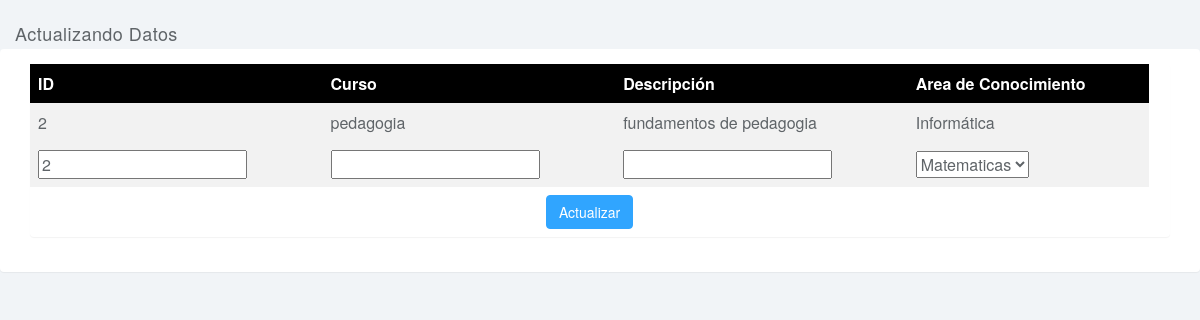
Page /admin/frmactualizarcurso.php?id=2 on the committed database.
### tables this page shows
CREATE TABLE IF NOT EXISTS `cursos` (
  `id_curso` int(11) NOT NULL AUTO_INCREMENT,
  `nombre_curso` varchar(45) DEFAULT NULL,
  `descripcion_curso` varchar(45) DEFAULT NULL,
  `id_area_conocimiento` int(11) NOT NULL,
  PRIMARY KEY (`id_curso`),
  KEY `fk_curso_area_conocimiento1_idx` (`id_area_conocimiento`)
);

CREATE TABLE IF NOT EXISTS `areas_conocimiento` (
  `id_area_conocimiento` int(11) NOT NULL AUTO_INCREMENT,
  `nombre_area_conocimiento` varchar(45) DEFAULT NULL,
  `descripcion_area_conocimiento` varchar(45) DEFAULT NULL,
  PRIMARY KEY (`id_area_conocimiento`)
);

### admin/frmactualizarcurso.php (the view, shortened to what this page needs)
<!DOCTYPE html>
<html>
<head>
<link href="css/bootstrap.min.css" rel="stylesheet">
<link href="css/styles.css" rel="stylesheet">
</head>
<body>
<?php
require("../conex/conexion.php");
$id=$_GET['id'];
	$area=mysqli_query($conexion,"SELECT id_area_conocimiento, nombre_area_conocimiento FROM areas_conocimiento") or die ("Problema en la consulta select area");
	$registro=mysqli_query($conexion, "SELECT cursos.*, areas_conocimiento.nombre_area_conocimiento FROM cursos
	INNER JOIN areas_conocimiento ON cursos.id_area_conocimiento=areas_conocimiento.id_area_conocimiento WHERE cursos.id_curso='$id'")or die ("Problemas en la consulta");
	echo "<div class='row'>
	<div class='col-lg-12'>
		<div class='panel-heading'>
		Actualizando Datos
		</div>
		<div class='login-panel panel panel-default'>
			<div class='panel-body'>
				<div style='overflow-x:auto;'>
					<div class='col-lg-12'>
						<div class='panel panel-default'>
							<table>
						        <tr>
									<th>ID </th>
									<th>Curso</th>
									<th>Descripción</th>
									<th>Area de Conocimiento</th>
									</tr>";
	while ($reg=mysqli_fetch_array($registro)){
		echo "<tr><td>".$reg['id_curso']."</td><td>".$reg['nombre_curso']."</td><td>".$reg['descripcion_curso']."</td><td>".$reg['nombre_area_conocimiento']."</td></tr>";
	}
	echo "<form  action='actualizarcurso.php' method='POST'>
			<tr>
			<td><input type='text' name='nid_curso' value='$id' readonly='yes'></td>
			<td><input type='text'  name='ncurso'></td>
			<td><input type='text'  name='ndescripcion'></td>";
?>
		<td><select name='narea'>
		<?php
		while($row=mysqli_fetch_row($area))	{
		echo" <option value='$row[0]'>$row[1]</opcion>";
		}
		?>
		</td>
		<tr><td colspan=4><center><input type='submit' name='actualizar' class='btn btn-primary' value='Actualizar' /></center><td>
		</tr></table>
						</div>
					</div>
				</div>
			</div>
		</div>
	</div>
</div>
		</body>
</html>

### admin/css/styles.css (style rules this page uses)
body { background: #f1f4f7; padding-top: 23px; color: #5f6468; }
.btn-primary, .btn-primary:hover, .btn-primary:focus, .btn-primary:active, .btn-primary.active, .open > .dropdown-toggle.btn-primary, .btn-primary.disabled, .btn-primary[disabled], fieldset[disabled] .btn-primary, .btn-primary.disabled:hover, .btn-primary[disabled]:hover, fieldset[disabled] .btn-primary:hover, .btn-primary.disabled:focus, .btn-primary[disabled]:focus, fieldset[disabled] .btn-primary:focus, .btn-primary.disabled:active, .btn-primary[disabled]:active, fieldset[disabled] .btn-primary:active, .btn-primary.disabled.active, .btn-primary[disabled].active, fieldset[disabled] .btn-primary.active { background-color: #30a5ff; border-color: #30a5ff; }
.panel { border: 0; }
.panel-heading { font-size: 18px; font-weight: 300; letter-spacing: 0.025em; height: 26px; line-height: 0px; }

### admin/frmactualizarcurso.php (style rules this page uses)
table { border-collapse: collapse; width: 100%; }
th { background-color: #000000; color: white; }
th, td { text-align: left; padding: 8px; }
tr:nth-child(even) { background-color: #f2f2f2 }

### rows in the picture
cursos: id_curso "2", nombre_curso "pedagogia", descripcion_curso "fundamentos de pedagogia", id_area_conocimiento.nombre_area_conocimiento "Informática"

### other values in the picture
form field narea "Matematicas"
